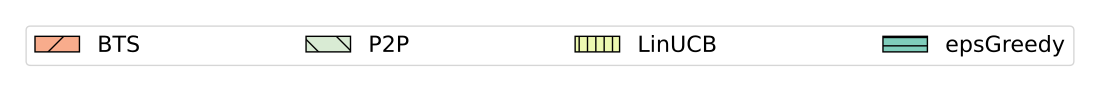

Reproduce this figure in Python.
import matplotlib.pyplot as plt
from matplotlib.patches import Patch

BASE_COLOR_PULLING = "#7fcdbb"
BASE_COLOR_EXTRA = "#edf8b1"
LIGHTD_COLOR_PULLING = "#d9ebd4"
LIGHTD_COLOR_EXTRA = "#f8ac8c"

HATCH_1 = "||"
HATCH_2 = "--"
HATCH_3 = "\\"
HATCH_4 = "/"

# 创建一个空白图
fig, ax = plt.subplots(1, 1, figsize=(11, 1.0))

legend_elements = [
    Patch(
        facecolor=LIGHTD_COLOR_EXTRA,
        edgecolor="black",
        hatch=HATCH_4,
        label="BTS",
    ),
    Patch(
        facecolor=LIGHTD_COLOR_PULLING,
        edgecolor="black",
        hatch=HATCH_3,
        label="P2P",
    ),
    Patch(
        facecolor=BASE_COLOR_EXTRA,
        edgecolor="black",
        hatch=HATCH_1,
        label="LinUCB",
    ),
    Patch(
        facecolor=BASE_COLOR_PULLING,
        edgecolor="black",
        hatch=HATCH_2,
        label="epsGreedy",
    ),
]

# 创建图例
plt.legend(handles=legend_elements, ncol=4, mode="expand", prop={"size": 16})

# 关闭图的坐标轴
ax.axis("off")
plt.tight_layout()

# 保存图例到文件
plt.savefig("legend.pdf")

plt.show()
